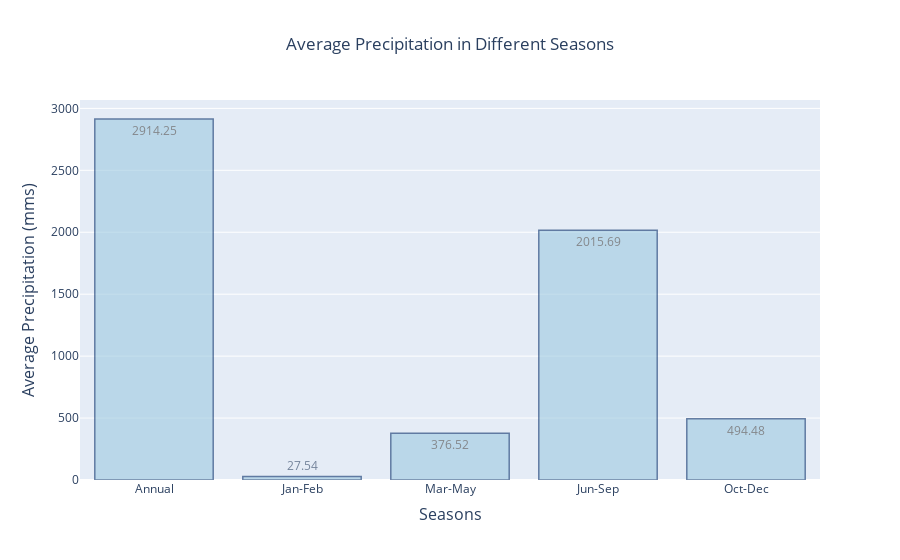

Notebook source saved alongside this figure:
### Code cell
bar_ann = round(df_season['ANNUAL'].mean(), 2)
bar_jf = round(df_season['JF'].mean(), 2)
bar_mam = round(df_season['MAM'].mean(), 2)
bar_jjas = round(df_season['JJAS'].mean(), 2)
bar_ond = round(df_season['OND'].mean(), 2)

x = ['Annual', 'Jan-Feb', 'Mar-May', 'Jun-Sep', 'Oct-Dec']
y = [bar_ann, bar_jf, bar_mam, bar_jjas, bar_ond]

fig = go.Figure(data=[go.Bar(x=x, y=y, text=y, textposition='auto',
            hovertext=['Average Polarity', 'Average Polarity', 'Average Polarity', 'Average Polarity'])])

fig.update_traces(marker_color='rgb(158,202,225)', marker_line_color='rgb(8,48,107)',
                  marker_line_width=1.5, opacity=0.6)
fig.update_layout(title_text="Average Precipitation in Different Seasons", title_x=0.5)
fig.update_xaxes(
        title_text = "Seasons",
        title_font = {"size": 16},
        title_standoff = 12)
fig.update_yaxes(
        title_text = "Average Precipitation (mms)",
        title_font = {"size": 16},
        title_standoff = 12)
fig.show()

### Figure 1 — Plotly figure (JSON) as saved in the notebook; plotly's stock layout.template omitted (floating-point values rounded to 4 significant figures)
{"data": [{"hovertext": ["Average Polarity", "Average Polarity", "Average Polarity", "Average Polarity"], "marker": {"color": "rgb(158,202,225)", "line": {"color": "rgb(8,48,107)", "width": 1.5}}, "opacity": 0.6, "text": ["2914.25", "27.54", "376.52", "2015.69", "494.48"], "textposition": "auto", "type": "bar", "x": ["Annual", "Jan-Feb", "Mar-May", "Jun-Sep", "Oct-Dec"], "y": [2914.0, 27.54, 376.5, 2016.0, 494.5]}], "layout": {"title": {"text": "Average Precipitation in Different Seasons", "x": 0.5}, "xaxis": {"title": {"font": {"size": 16}, "standoff": 12, "text": "Seasons"}}, "yaxis": {"title": {"font": {"size": 16}, "standoff": 12, "text": "Average Precipitation (mms)"}}}}
